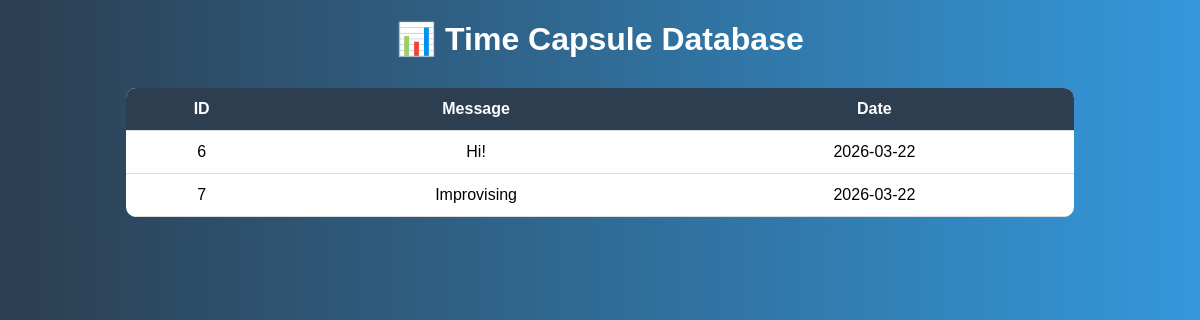
/view-data, run on an earlier commit of the app's database.
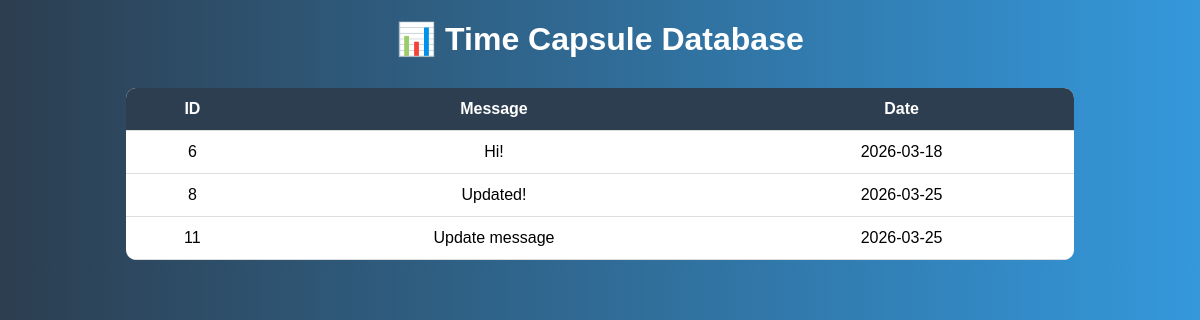
And on a later commit of the database.
### tables this page shows
CREATE TABLE capsules (id INTEGER PRIMARY KEY AUTOINCREMENT, message TEXT, date TEXT);

### app.py (the view)
@app.route('/view-data')
def view_data():
    conn = get_db_connection()
    capsules = conn.execute('SELECT * FROM capsules').fetchall()
    conn.close()
    return render_template('view.html', capsules=capsules)

### app.py (called while the page is built)
def get_db_connection():
    conn = sqlite3.connect('database.db')
    conn.row_factory = sqlite3.Row
    return conn

### templates/view.html (shortened to what this page needs)
<!DOCTYPE html>
<html>
<head>
</head>
<body>
    <h1>📊 Time Capsule Database</h1>
    <table>
        <tr>
            <th>ID</th>
            <th>Message</th>
            <th>Date</th>
        </tr>
        {% for c in capsules %}
        <tr>
            <td>{{ c.id }}</td>
            <td>{{ c.message }}</td>
            <td>{{ c.date }}</td>
        </tr>
        {% endfor %}
    </table>
</body>
</html>

### templates/view.html (style rules this page uses)
body { font-family: Arial; background: linear-gradient(to right, #2c3e50, #3498db); color: white; text-align: center; }
h1 { margin-top: 20px; }
table { margin: auto; margin-top: 30px; border-collapse: collapse; width: 80%; background: white; color: black; border-radius: 10px; overflow: hidden; }
th, td { padding: 12px; border-bottom: 1px solid #ddd; }
th { background-color: #2c3e50; color: white; }

What changed in the data, as far as the page shows it:
removed capsules: id "7", message "Improvising", date "2026-03-22"
changed capsules "Hi!": date "2026-03-22" → "2026-03-18"
added capsules: id "8", message "Updated!", date "2026-03-25"
added capsules: id "11", message "Update message", date "2026-03-25"
